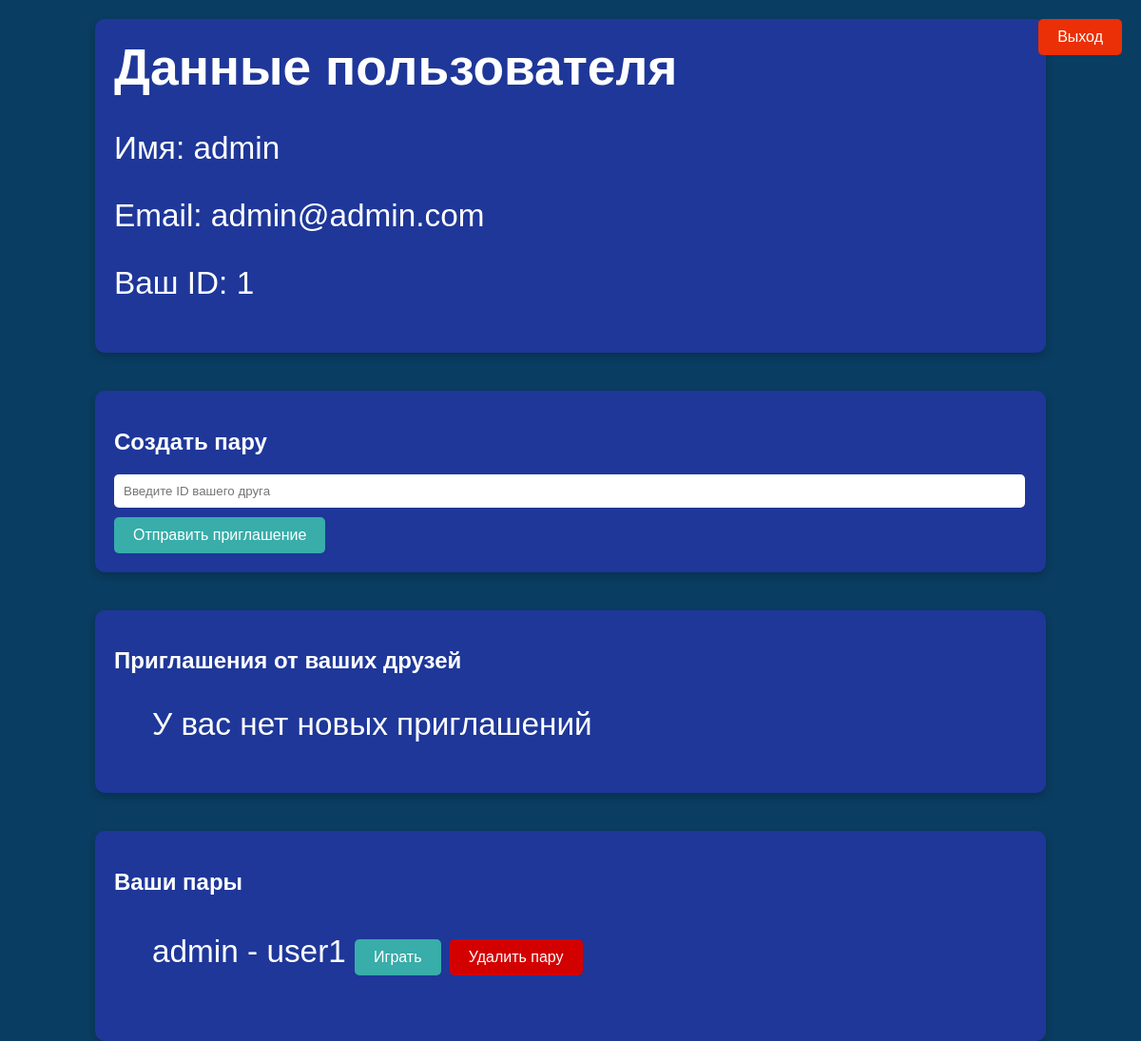
Screenshot of /profile (signed in) with the database file from the repository.
### tables this page shows
CREATE TABLE users (
    id integer PRIMARY KEY AUTOINCREMENT,
    name text NOT NULL,
    email text NOT NULL,
    password text NOT NULL,
    is_admin integer DEFAULT 0,
    time integer NOT NULL
);

CREATE TABLE couples (
    id integer PRIMARY KEY AUTOINCREMENT,
    user1 text NOT NULL,
    user2 text NOT NULL,
    name1 text NOT NULL,
    name2 text NOT NULL,
    task_to1 text NOT NULL,
    task_to2 text NOT NULL,
    time integer NOT NULL
);

### app.py (the view, shortened to what this page needs)
@app.route('/profile', methods=['POST', 'GET'])
@login_required
def profile():
    user_id = current_user.get_id()
    user_name = dbase.getUser(user_id)[1]
    email = dbase.getUser(user_id)[2]
    requests = dbase.getRequest(user_id)
    couples = dbase.getCouple(user_id)
    return render_template('profile.html', username=user_name, email=email, user_id=user_id, requests=requests, couples=couples)

### DataBase.py (called while the page is built)
    def getUser(self, user_id):
        try:
            self.__cur.execute(f'SELECT * FROM users WHERE id = {user_id} LIMIT 1')
            res = self.__cur.fetchone()
            if not res:
                print('Пользователь не найден getUser')
                return False
            return res
        except sqlite3.Error as e:
            print('Ошибка во входе пользователя getUser'+str(e))
        return False

    def getRequest(self, user_id):
        try:
            self.__cur.execute(f'SELECT * FROM requests WHERE friend_id = "{user_id}"')
            res = self.__cur.fetchall()
            if not res:
                print('Запрос не найден getRequest')
                return False
            return res
        except sqlite3.Error as e:
            print('Ошибка в получении запроса getRequest'+str(e))
        return False

    def getCouple(self, user_id):
        try:
            self.__cur.execute(f'SELECT * FROM couples WHERE user1 LIKE "{user_id}" OR user2 LIKE "{user_id}"')
            res = self.__cur.fetchall()
            if not res:
                print('Пары с таким user_id не существует getCouple')
                return False
            return res
        except sqlite3.Error as e:
            print('Ошибка в getCouple'+str(e))

### UserLogin.py (called while the page is built)
    def fromDB(self, user_id, db):
        self.__user = db.getUser(user_id)
        return self

    def get_id(self):
        return str(self.__user['id'])

### app.py (called while the page is built)
@login_manager.user_loader
def load_user(user_id):
    print('load_user')
    return UserLogin().fromDB(user_id, dbase)

def connect_db():
    conn = sqlite3.connect(app.config['DATABASE'])
    conn.row_factory = sqlite3.Row
    return conn

def get_db():
    if not hasattr(g, 'link_db'):
        g.link_db = connect_db()
    return g.link_db

@app.before_request
def before_request():
    global dbase
    db = get_db()
    dbase = DataBase(db)

### templates/profile.html (shortened to what this page needs)
<!DOCTYPE html>
<html lang="ru">
<head>
    <link type='text/css' href="{{ url_for('static', filename='css/styles.css')}}" rel="stylesheet" />
</head>
<body>
    <div class="profile-info">
        <h1 style="font-size: 40pt;">Данные пользователя</h1>
        <p>Имя: {{ username }}</p>
        <p>Email: {{ email }}</p>
        <p>Ваш ID: {{ user_id }}</p>
    </div>
    <div class="invite-form">
        <h2>Создать пару</h2>
        <form action="#" method='post'>
            <input type="text" name='friend_id' placeholder="Введите ID вашего друга" required>
            <button type="submit" name="create_request">Отправить приглашение</button>
        </form>
    </div>
    <div class="invitations">
        <h2>Приглашения от ваших друзей</h2>
        <ul>
            {% if requests == False %}
            <p> У вас нет новых приглашений </p>
            {% endif %}
        </ul>
    </div>
    <div class="invitations">
        <h2>Ваши пары</h2>
        <ul>
            {% if couples == False %}
            <p> У вас нет пары </p>
            {% else %}
            {% for couple in couples %}
            <form method="post" style="display: grid;">
                <p>
                    {{ couple[3] }} - {{ couple[4] }}
                    <button type="submit" name="couple_interract" value="play_{{ couple[0] }}">Играть</button>
                    <button type="submit" class="button-cancle" name="couple_interract" value="delete_{{ couple[0] }}">Удалить пару</button>
                </p>
            </form>
            {% endfor %}
            {% endif %}
        </ul>
    </div>
    <a href="{{ url_for('logout') }}" class="logout-button">Выход</a>
</body>
</html>

### static/css/styles.css (style rules this page uses)
body { background-color: #0a3d62; color: #ffffff; display: flex; flex-direction: column; align-items: center; margin: 0; font-family: Arial, sans-serif; height: 100vh; }
h1 { font-size: 50pt; margin-top: 0; }
p { font-size: 25pt; }
input { width: 100%; padding: 8px; margin-bottom: 10px; border-radius: 5px; border: none; }
button { background-color: #38ada9; color: #ffffff; border: none; padding: 10px 20px; border-radius: 5px; cursor: pointer; font-size: 16px; }
.button-cancle { background-color: #d30000; color: #ffffff; border: none; padding: 10px 20px; border-radius: 5px; cursor: pointer; font-size: 16px; }
a { color: #38ada9; text-decoration: none; }
form { display: flex; flex-direction: column; align-items: center; }
form p { margin-top: 20px; }
.profile-info, .invite-form, .invitations, .couples { background-color: #1e3799; padding: 20px; border-radius: 10px; margin: 20px; width: 80%; box-shadow: 0 4px 8px rgba(0, 0, 0, 0.2); }
.profile-info { text-align: left; }
.invite-form form { display: flex; flex-direction: column; align-items: flex-start; }
.invite-form input { width: calc(100% - 22px); padding: 10px; margin-bottom: 10px; border-radius: 5px; border: none; }
.logout-button { position: absolute; top: 20px; right: 20px; background-color: #eb2f06; color: #ffffff; padding: 10px 20px; border-radius: 5px; text-decoration: none; font-size: 16px; }
.profile-info, .invite-form, .invitations { background-color: #1e3799; padding: 20px; border-radius: 10px; margin: 20px; width: 80%; box-shadow: 0 4px 8px rgba(0, 0, 0, 0.2); }

### rows the page displays
users: name "admin", email "admin@admin.com"
couples: name1 "admin", name2 "user1"

### other values shown
{{ user_id }} "1"
